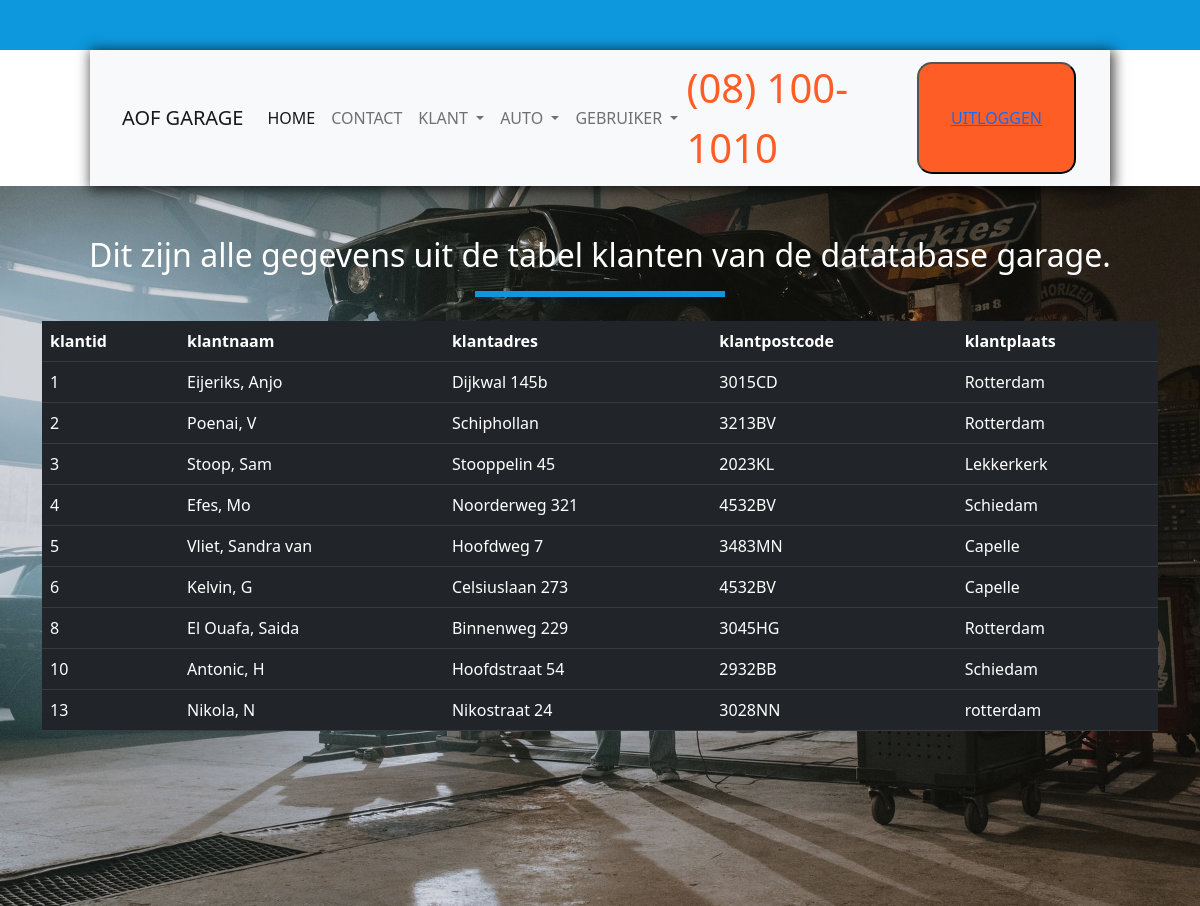
The app's page /monteurs-directie/gar-read-klant.php with its own data.
### tables this page shows
CREATE TABLE `klant` (
  `klantid` int(11) NOT NULL,
  `klantnaam` varchar(64) NOT NULL,
  `klantadres` varchar(35) NOT NULL,
  `klantpostcode` varchar(10) NOT NULL,
  `klantplaats` varchar(30) NOT NULL
);

### monteurs-directie/gar-read-klant.php (the view, shortened to what this page needs)
<!doctype html>
<html lang="en">
<head>
    <link href="https://cdn.jsdelivr.net/npm/bootstrap@5.1.3/dist/css/bootstrap.min.css" rel="stylesheet">
    <link rel="stylesheet" href="../main.css">
</head>
<body>
<?php require_once "gar-menu-monteurs-directie.php" ?>
<div class="contact-form">
<h2 class="create-klant">Dit zijn alle gegevens uit de tabel klanten van de datatabase garage.</h2>
<div class="Lijn"></div>
<div class="container">
<table class="table table-dark table-hover">
<tr>
    <th>klantid</th>
    <th>klantnaam</th>
    <th>klantadres</th>
    <th>klantpostcode</th>
    <th>klantplaats</th>
</tr>
<?php
require_once "gar-connect.php";
global $conn;
$klanten = $conn->prepare("
select  klantid,
        klantnaam,
        klantadres,
        klantpostcode,
        klantplaats
from    klant
");
$klanten->execute();
foreach ($klanten as $klant) {
    echo "<tr>";
    echo "<td>" . $klant["klantid"] . "</td>";
    echo "<td>" . $klant["klantnaam"] . "</td>";
    echo "<td>" . $klant["klantadres"] . "</td>";
    echo "<td>" . $klant["klantpostcode"] . "</td>";
    echo "<td>" . $klant["klantplaats"] . "</td>";
    echo "</tr>";
}
?>
</table>
</div>
</div>
</body>
</html>

### main.css (style rules this page uses)
body { padding: 0; margin: 0; }
.contact-form { width: 100%; height: 90vh; background-image: linear-gradient(rgba(0, 0, 0, 0.10), rgba(0, 0, 0, 0.10)), url("img/auto-2.jpg"); background-size: cover; background-position: top; }
.create-klant { justify-content: center; display: flex; color: white; padding-top: 50px; }
.Lijn { width: 250px; height: 6px; background-color: #0d97dc; margin-left: auto; margin-right: auto; margin-top: 17px; }

### records on screen
klant: klantid "1", klantnaam "Eijeriks, Anjo", klantadres "Dijkwal 145b", klantpostcode "3015CD", klantplaats "Rotterdam"
klant: klantid "2", klantnaam "Poenai, V", klantadres "Schiphollan", klantpostcode "3213BV", klantplaats "Rotterdam"
klant: klantid "3", klantnaam "Stoop, Sam", klantadres "Stooppelin 45", klantpostcode "2023KL", klantplaats "Lekkerkerk"
klant: klantid "4", klantnaam "Efes, Mo", klantadres "Noorderweg 321", klantpostcode "4532BV", klantplaats "Schiedam"
klant: klantid "5", klantnaam "Vliet, Sandra van", klantadres "Hoofdweg 7", klantpostcode "3483MN", klantplaats "Capelle"
klant: klantid "6", klantnaam "Kelvin, G", klantadres "Celsiuslaan 273", klantpostcode "4532BV", klantplaats "Capelle"
klant: klantid "8", klantnaam "El Ouafa, Saida", klantadres "Binnenweg 229", klantpostcode "3045HG", klantplaats "Rotterdam"
klant: klantid "10", klantnaam "Antonic, H", klantadres "Hoofdstraat 54", klantpostcode "2932BB", klantplaats "Schiedam"
klant: klantid "13", klantnaam "Nikola, N", klantadres "Nikostraat 24", klantpostcode "3028NN", klantplaats "rotterdam"
